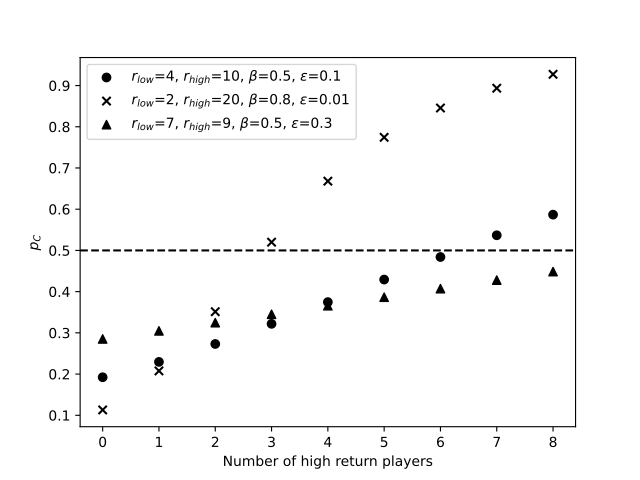

Write the Python code that produced this figure.
import matplotlib.pyplot as plt
import pathlib
import ludics
import ludics.fitness_functions
import numpy as np
import public_goods_games.contribution_rules

here = pathlib.Path(__file__).resolve()
assets_path = here.parents[2]


def get_pc(transition_matrix, state_space, N):
    steady_state = ludics.compute_steady_state(transition_matrix)
    pc = (steady_state @ state_space).sum() / N
    return pc


def get_data(beta, epsilon, alpha, r_high, r_low, split, N=8):
    state_space = ludics.get_state_space(N=N, k=2)

    r_vector = np.concatenate([np.array([r_high for _ in range(split)]), np.array([r_low for _ in range(N - split)])])

    transition_matrix = ludics.generate_transition_matrix(
        state_space=state_space,
        fitness_function=ludics.fitness_functions.public_goods_game_fitness_function,
        compute_transition_probability=ludics.compute_imitation_introspection_transition_probability,
        alpha=alpha,
        r=r_vector,
        selection_intensity=epsilon,
        choice_intensity=beta,
        individual_to_action_mutation_probability=np.full(
            shape=(8, 2), fill_value=0.05
        ),
    )
    pc = get_pc(transition_matrix=transition_matrix, state_space=state_space, N=N)
    return pc


alpha = 2
parameter_sets = [
    [4, 10, 0.5, 0.1, "o"],
    [2, 20, 0.8, 0.01, "x"],
    [7, 9, 0.5, 0.3, "^"],
]

fig, ax = plt.subplots()
for r_low, r_high, beta, epsilon, marker in parameter_sets:
    data = []
    for split in range(0, 9):

        data.append(
            get_data(
                beta=beta,
                epsilon=epsilon,
                r_high=r_high,
                r_low=r_low,
                alpha=alpha,
                split=split,
            )
        )
    ax.scatter(
        x=range(0, 9),
        y=data,
        marker=marker,
        color="black",
        label=rf"$r_{{low}}$={r_low}, $r_{{high}}$={r_high}, $\beta$={beta}, $\epsilon$={epsilon}",
    )
ax.axhline(y=0.5, color="black", linestyle="dashed")
ax.set_ylabel(r"$p_C$")
ax.set_xlabel("Number of high return players")
plt.legend()
plt.savefig(here.parent / "main.pdf")
